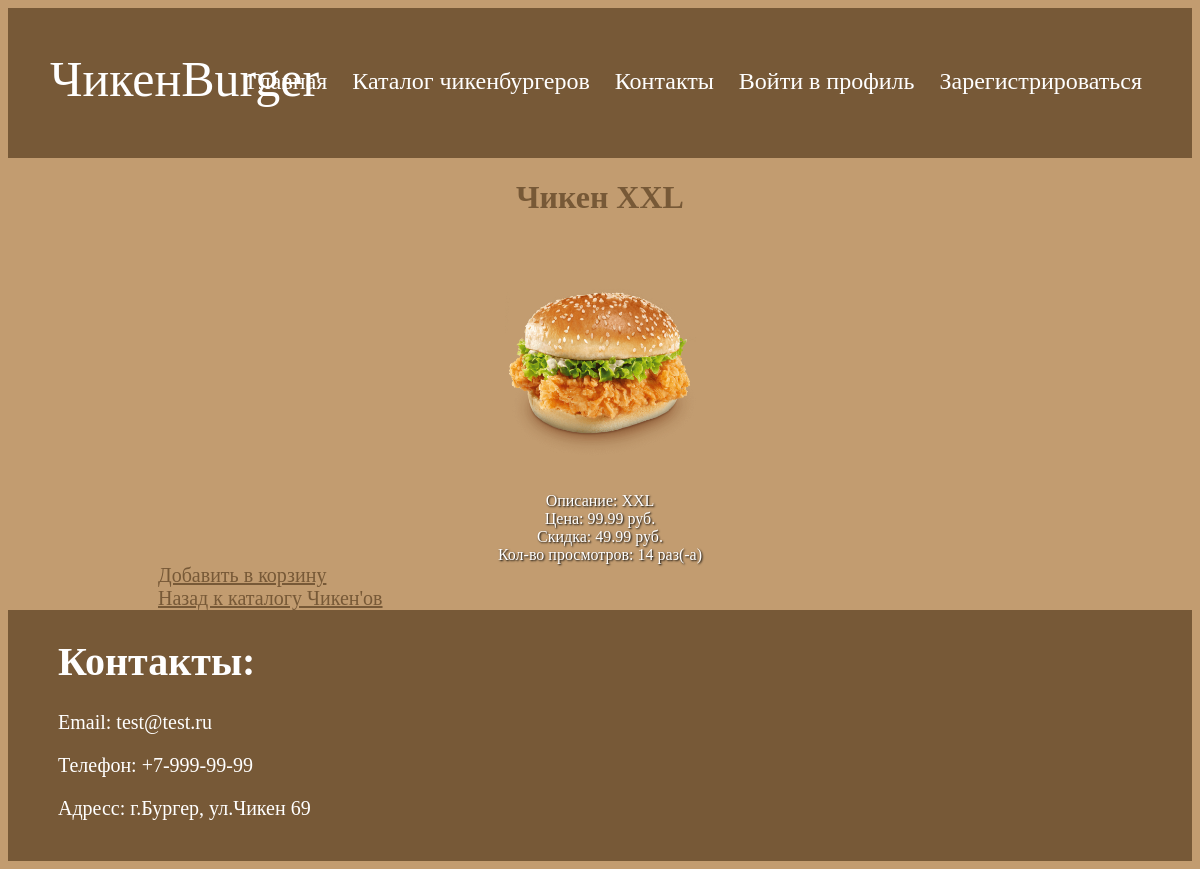
Screenshot of /shop/products/15/ with the database file from the repository.
### shopapp/models.py (models this page shows)
class Product(models.Model):
    class Meta:
        ordering = ["name", "price"]
    name = models.CharField(max_length=100)
    description = models.TextField(null=False, blank=True)
    price = models.DecimalField(default=0, max_digits=8, decimal_places=2)
    discount = models.DecimalField(default=0, max_digits=8, decimal_places=2)
    created_at = models.DateTimeField(auto_now_add=True)
    views_count = models.DecimalField(default=0, max_digits=8, decimal_places=0)
    preview = models.ImageField(null=True, blank=True, upload_to=product_preview_directory_path)

### shopapp/views.py (the view)
# urls.py: path("products/<int:pk>/", ProductDetailsView.as_view(), name="product_details"),
class ProductDetailsView(DetailView):
    template_name = 'shopapp/products-details.html'
    model = Product
    context_object_name = "product"
    def get_object(self):
        obj = super().get_object()
        obj.views_count += 1
        obj.save()
        return obj

### shopapp/templates/shopapp/products-details.html (shortened to what this page needs)
{% extends 'shopapp/base.html' %}
{% block body %}
    <h1 style="color: rgb(119, 89, 55); text-align: center;"><strong>{{ product.name }}</strong></h1>
    <div style="color: white; text-align: center;">
        <div>
            {% if product.preview %}
                <img style="width: 400px; height: 250px" src="{{ product.preview.url }}" alt="{{ product.preview.name }}">
            {% endif %}
        </div>
        <div style="text-shadow: 1px 1px 2px black;">
            Описание:
            <en>{{ product.description }}</en>
        </div>
        <div style="text-shadow: 1px 1px 2px black;">
            Цена:
            <en>{{ product.price }} руб.</en>
        </div>
        <div style="text-shadow: 1px 1px 2px black;">
            Скидка:
            <en>{{ product.discount }} руб.</en>
        </div>
        <div style="text-shadow: 1px 1px 2px black;">
            Кол-во просмотров:
            <en>{{ product.views_count }} раз(-a)</en>
        </div>
    </div>
    <div>
        <a style="padding-left: 150px; text-decoration: underline; color: rgb(119, 89, 55); font-size: 20px;" href="{% url 'shopapp:add_to_cart' product.pk %}">Добавить в корзину</a>
        <br>
    </div>
    <div>
        <a style="padding-left: 150px; text-decoration: underline; color: rgb(119, 89, 55); font-size: 20px;" href="{% url 'shopapp:products-list' %}">Назад к каталогу Чикен'ов</a>
    </div>
{% endblock %}

### shopapp/static/shopapp/css/style.css (style rules this page uses)
body { background-color: rgb(194, 156, 112); }

### rows the page displays
Product: name "Чикен XXL", preview (picture), description "XXL", price "99.99", discount "49.99", views_count "14"
